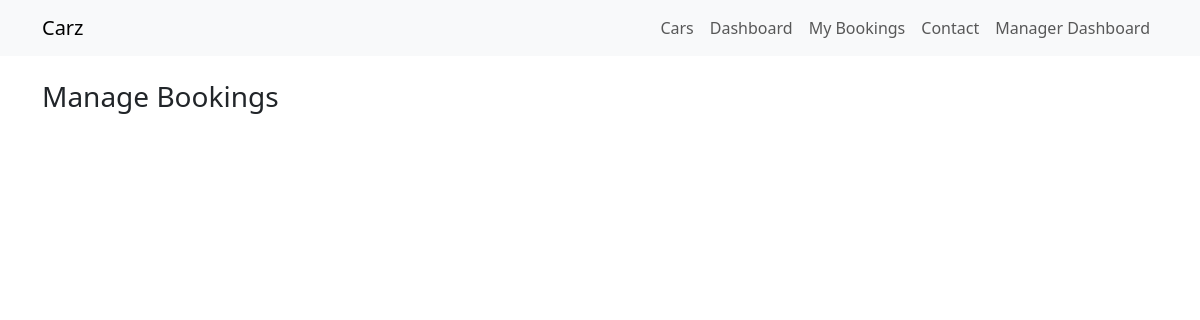
The app's page /bookings/manager/bookings/ (signed in), older data.
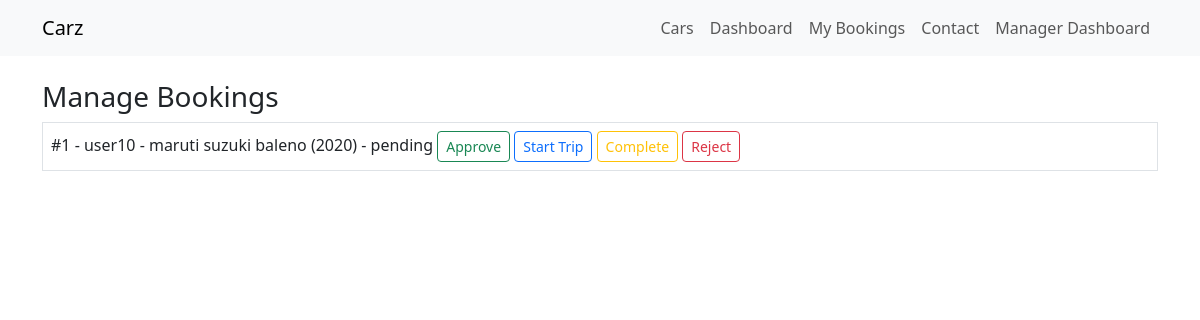
The same page, newer data.
### apps/bookings/models.py (models this page shows, shortened)
class Booking(models.Model):
    MIN_BOOKING_HOURS = 6
    class BookingType(models.TextChoices):
        SELF_DRIVE = "self_drive", "Self Drive"
        WITH_DRIVER = "with_driver", "With Driver"
    class Status(models.TextChoices):
        PENDING = "pending", "Pending"
        CONFIRMED = "confirmed", "Confirmed"
        ONGOING = "ongoing", "Ongoing"
        COMPLETED = "completed", "Completed"
        CANCELLED = "cancelled", "Cancelled"
    customer = models.ForeignKey(settings.AUTH_USER_MODEL, related_name="bookings", on_delete=models.CASCADE)
    car = models.ForeignKey(Car, related_name="bookings", on_delete=models.CASCADE)
    driver = models.ForeignKey(Driver, related_name="bookings", on_delete=models.SET_NULL, blank=True, null=True)
    start_datetime = models.DateTimeField(db_index=True)
    end_datetime = models.DateTimeField(db_index=True)
    booking_type = models.CharField(max_length=20, choices=BookingType.choices, default=BookingType.SELF_DRIVE)
    status = models.CharField(max_length=20, choices=Status.choices, default=Status.PENDING, db_index=True)
    base_amount = models.DecimalField(max_digits=12, decimal_places=2, default=0)
    driver_amount = models.DecimalField(max_digits=12, decimal_places=2, default=0)
    total_amount = models.DecimalField(max_digits=12, decimal_places=2, default=0)
    created_at = models.DateTimeField(auto_now_add=True)

### apps/users/models.py (models this page shows)
class User(AbstractUser):
    class Role(models.TextChoices):
        CUSTOMER = "customer", "Customer"
        MANAGER = "manager", "Manager"
        ADMIN = "admin", "Admin"
    role = models.CharField(max_length=20, choices=Role.choices, default=Role.CUSTOMER)
    phone = models.CharField(max_length=20, blank=True)

### apps/cars/models.py (models this page shows)
class Car(models.Model):
    class FuelType(models.TextChoices):
        PETROL = "petrol", "Petrol"
        DIESEL = "diesel", "Diesel"
        CNG = "cng", "CNG"
        ELECTRIC = "electric", "Electric"
    class Transmission(models.TextChoices):
        MANUAL = "manual", "Manual"
        AUTOMATIC = "automatic", "Automatic"
    class Status(models.TextChoices):
        AVAILABLE = "available", "Available"
        BOOKED = "booked", "Booked"
        UNDER_SERVICE = "under_service", "Under Service"
        NOT_AVAILABLE = "not_available", "Not Available"
    brand = models.CharField(max_length=100, db_index=True)
    model = models.CharField(max_length=100, db_index=True)
    year = models.PositiveIntegerField()
    color = models.CharField(max_length=50)
    fuel_type = models.CharField(max_length=20, choices=FuelType.choices, db_index=True)
    transmission = models.CharField(max_length=20, choices=Transmission.choices)
    seating_capacity = models.PositiveSmallIntegerField(db_index=True)
    description = models.TextField(blank=True)
    is_driver_available = models.BooleanField(default=False, db_index=True)
    status = models.CharField(max_length=20, choices=Status.choices, default=Status.AVAILABLE, db_index=True)
    def __str__(self):
        return f"{self.brand} {self.model} ({self.year})"

### apps/bookings/views.py (the view)
# urls.py: path("manager/bookings/", ManagerBookingListView.as_view(), name="manager-booking-list"),
class ManagerBookingListView(ManagerRequiredMixin, ListView):
    model = Booking
    template_name = "bookings/manager_booking_list.html"
    context_object_name = "bookings"
    def get_queryset(self):
        return Booking.objects.select_related("customer", "car", "driver").order_by("-created_at")

### apps/core/mixins.py (called while the page is built)
    def test_func(self):
        return self.request.user.role in [User.Role.MANAGER, User.Role.ADMIN] or self.request.user.is_superuser

### templates/bookings/manager_booking_list.html
{% extends "base.html" %}
{% block content %}
<h1 class="h3">Manage Bookings</h1>
{% for booking in bookings %}
<div class="border p-2 mb-2">
  #{{ booking.id }} - {{ booking.customer.username }} - {{ booking.car }} - {{ booking.status }}
  <a class="btn btn-sm btn-outline-success" href="{% url 'manager-booking-approve' booking.id %}">Approve</a>
  <a class="btn btn-sm btn-outline-primary" href="{% url 'manager-booking-start' booking.id %}">Start Trip</a>
  <a class="btn btn-sm btn-outline-warning" href="{% url 'manager-booking-complete' booking.id %}">Complete</a>
  <a class="btn btn-sm btn-outline-danger" href="{% url 'manager-booking-reject' booking.id %}">Reject</a>
</div>
{% endfor %}
{% endblock %}

Row changes from the older to the newer data that the page shows:
added Booking: id "1", customer.username "user10", car "maruti suzuki baleno (2020)", status "pending"
